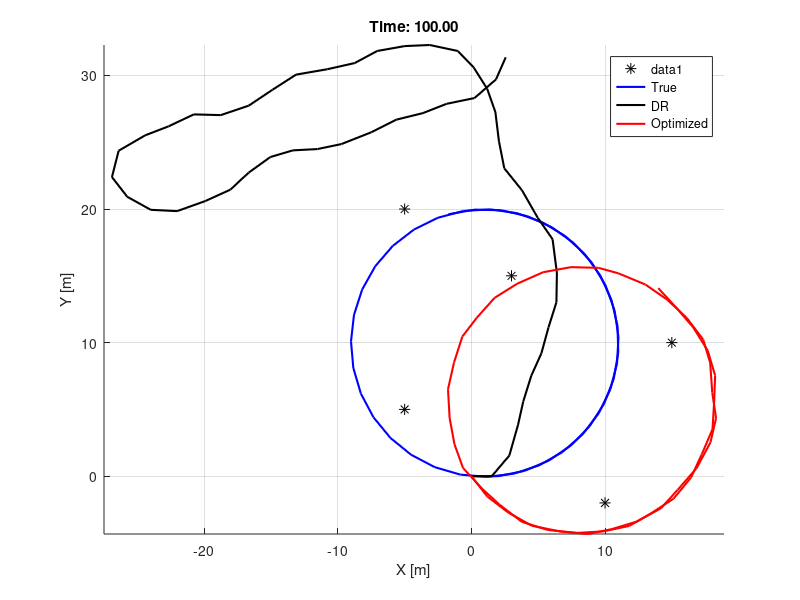

The MATLAB source for this figure:
function graph_based_slam()
    % Graph based SLAM example
    % Converted from Python to MATLAB
    %
    % Original Author: Atsushi Sakai
    % Reference: A Tutorial on Graph-Based SLAM (Grisetti et al.)

    clear; clc; close all;

    % --- Simulation Parameters ---
    % Q_sim: covariance of sensor noise [range, bearing]
    Q_sim = diag([0.2, deg2rad(1.0)]).^2;
    % R_sim: covariance of process noise [velocity, yaw_rate]
    R_sim = diag([0.1, deg2rad(10.0)]).^2;

    DT = 2.0;               % time tick [s]
    SIM_TIME = 100.0;       % simulation time [s]
    MAX_RANGE = 30.0;       % maximum observation range
    STATE_SIZE = 3;         % State size [x,y,yaw]

    % --- Graph SLAM Covariance Parameters ---
    C_SIGMA1 = 0.1;
    C_SIGMA2 = 0.1;
    C_SIGMA3 = deg2rad(1.0);

    MAX_ITR = 20;           % Maximum iteration

    show_graph_d_time = 20.0; % [s]
    show_animation = true;

    % --- Main Loop Setup ---
    time = 0.0;

    % RFID positions [x, y, yaw] (Yaw is unused for point landmarks usually)
    RFID = [10.0, -2.0, 0.0;
            15.0, 10.0, 0.0;
             3.0, 15.0, 0.0;
            -5.0, 20.0, 0.0;
            -5.0,  5.0, 0.0];

    % State Vector [x; y; yaw]
    xTrue = zeros(STATE_SIZE, 1);
    xDR = zeros(STATE_SIZE, 1);  % Dead reckoning

    % History
    hxTrue = [];
    hxDR = [];
    hz = {}; % Cell array to store observations per time step
    
    d_time = 0.0;
    is_init = false;

    % Initialize figure
    if show_animation
        figure('Name', 'Graph Based SLAM', 'Color', 'w');
    end

    while SIM_TIME >= time
        if ~is_init
            hxTrue = xTrue;
            hxDR = xDR;
            is_init = true;
        else
            hxTrue = [hxTrue, xTrue]; %#ok<AGROW>
            hxDR = [hxDR, xDR];       %#ok<AGROW>
        end

        time = time + DT;
        d_time = d_time + DT;
        
        u = calc_input();

        [xTrue, z, xDR, ~] = observation(xTrue, xDR, u, RFID, MAX_RANGE, DT, Q_sim, R_sim);

        % Store observations (z is N x 4)
        hz{end+1} = z; %#ok<AGROW>

        if d_time >= show_graph_d_time
            x_opt = run_graph_based_slam(hxDR, hz, MAX_ITR, C_SIGMA1, C_SIGMA2, C_SIGMA3);
            d_time = 0.0;

            if show_animation
                clf;
                hold on; grid on; axis equal;
                
                plot(RFID(:, 1), RFID(:, 2), '*k', 'MarkerSize', 8);
                plot(hxTrue(1, :), hxTrue(2, :), '-b', 'LineWidth', 1.5, 'DisplayName', 'True');
                plot(hxDR(1, :), hxDR(2, :), '-k', 'LineWidth', 1.5, 'DisplayName', 'DR');
                plot(x_opt(1, :), x_opt(2, :), '-r', 'LineWidth', 1.5, 'DisplayName', 'Optimized');
                
                legend('show');
                title(['Time: ', num2str(time, '%.2f')]);
                xlabel('X [m]'); ylabel('Y [m]');
                drawnow;
                pause(0.1);
            end
        end
    end
    disp('Simulation Finished.');
end

%% --- SLAM Logic Functions ---

function x_opt = run_graph_based_slam(x_init, hz, MAX_ITR, s1, s2, s3)
    disp('start graph based slam');
    
    x_opt = x_init;
    nt = size(x_opt, 2);
    STATE_SIZE = 3;
    n = nt * STATE_SIZE;

    for itr = 1:MAX_ITR
        edges = calc_edges(x_opt, hz, s1, s2, s3);

        H = zeros(n, n);
        b = zeros(n, 1);

        for i = 1:length(edges)
            edge = edges(i);
            [H, b] = fill_H_and_b(H, b, edge);
        end

        % Fix origin (Constraints on the first pose to remove gauge freedom)
        H(1:STATE_SIZE, 1:STATE_SIZE) = H(1:STATE_SIZE, 1:STATE_SIZE) + eye(STATE_SIZE);

        % Solve linear system
        dx = - (H \ b);

        % Update state
        for i = 1:nt
            idx = (i-1)*3;
            x_opt(1:3, i) = x_opt(1:3, i) + dx(idx+1:idx+3);
        end

        diff_val = dx' * dx;
        fprintf('iteration: %d, diff: %f\n', itr, diff_val);
        
        if diff_val < 1.0e-5
            break;
        end
    end
end

function edges = calc_edges(x_list, z_list, s1, s2, s3)
    edges = []; % Struct array
    cost = 0.0;
    
    num_steps = length(z_list);
    
    % Use combinations of time steps (t1 < t2)
    % Note: t1, t2 are 1-based indices here
    for t1 = 1:num_steps
        for t2 = (t1+1):num_steps
            
            x1 = x_list(1, t1); y1 = x_list(2, t1); yaw1 = x_list(3, t1);
            x2 = x_list(1, t2); y2 = x_list(2, t2); yaw2 = x_list(3, t2);

            z1 = z_list{t1};
            z2 = z_list{t2};
            
            if isempty(z1) || isempty(z2)
                continue;
            end
            
            % Check for shared landmark IDs
            % z matrix columns: [range, angle, phi, id]
            for iz1 = 1:size(z1, 1)
                id1 = z1(iz1, 4);
                for iz2 = 1:size(z2, 1)
                    id2 = z2(iz2, 4);
                    
                    if id1 == id2
                        % Found same landmark
                        d1 = z1(iz1, 1);
                        angle1 = z1(iz1, 2);
                        
                        d2 = z2(iz2, 1);
                        angle2 = z2(iz2, 2);
                        
                        edge = calc_edge(x1, y1, yaw1, x2, y2, yaw2, ...
                                         d1, angle1, d2, angle2, ...
                                         t1, t2, s1, s2, s3);
                        
                        if isempty(edges)
                            edges = edge;
                        else
                            edges(end+1) = edge; %#ok<AGROW>
                        end
                        
                        cost = cost + (edge.e' * edge.omega * edge.e);
                    end
                end
            end
        end
    end
    fprintf('cost: %f, n_edge: %d\n', cost, length(edges));
end

function edge = calc_edge(x1, y1, yaw1, x2, y2, yaw2, d1, angle1, d2, angle2, t1, t2, s1, s2, s3)
    tangle1 = pi_2_pi(yaw1 + angle1);
    tangle2 = pi_2_pi(yaw2 + angle2);
    
    tmp1 = d1 * cos(tangle1);
    tmp2 = d2 * cos(tangle2);
    tmp3 = d1 * sin(tangle1);
    tmp4 = d2 * sin(tangle2);

    edge.e = zeros(3, 1);
    edge.e(1) = x2 - x1 - tmp1 + tmp2;
    edge.e(2) = y2 - y1 - tmp3 + tmp4;
    edge.e(3) = 0; % Yaw error is treated as 0 in this specific derivation or ignored for point features in this code

    Rt1 = calc_3d_rotational_matrix(tangle1);
    Rt2 = calc_3d_rotational_matrix(tangle2);

    sig = diag([s1^2, s2^2, s3^2]); % Using provided C_SIGMA params

    % Information matrix
    edge.omega = inv(Rt1 * sig * Rt1' + Rt2 * sig * Rt2');

    edge.d1 = d1;
    edge.d2 = d2;
    edge.yaw1 = yaw1;
    edge.yaw2 = yaw2;
    edge.angle1 = angle1;
    edge.angle2 = angle2;
    edge.id1 = t1;
    edge.id2 = t2;
end

function [H, b] = fill_H_and_b(H, b, edge)
    [A, B] = calc_jacobian(edge);
    
    STATE_SIZE = 3;
    % Convert 1-based time index to 1-based matrix index
    % t1 is 1..N. id1 in struct is the time index.
    % Matrix indices: (id-1)*3 + 1
    
    idx1 = (edge.id1 - 1) * STATE_SIZE + (1:STATE_SIZE);
    idx2 = (edge.id2 - 1) * STATE_SIZE + (1:STATE_SIZE);

    H(idx1, idx1) = H(idx1, idx1) + A' * edge.omega * A;
    H(idx1, idx2) = H(idx1, idx2) + A' * edge.omega * B;
    H(idx2, idx1) = H(idx2, idx1) + B' * edge.omega * A;
    H(idx2, idx2) = H(idx2, idx2) + B' * edge.omega * B;

    b(idx1) = b(idx1) + (A' * edge.omega * edge.e);
    b(idx2) = b(idx2) + (B' * edge.omega * edge.e);
end

function [A, B] = calc_jacobian(edge)
    t1 = edge.yaw1 + edge.angle1;
    A = [-1.0, 0, edge.d1 * sin(t1);
          0, -1.0, -edge.d1 * cos(t1);
          0,    0,    0];

    t2 = edge.yaw2 + edge.angle2;
    B = [1.0, 0, -edge.d2 * sin(t2);
         0, 1.0,  edge.d2 * cos(t2);
         0,   0,    0];
end

%% --- Helper Functions ---

function u = calc_input()
    v = 1.0;        % [m/s]
    yaw_rate = 0.1; % [rad/s]
    u = [v; yaw_rate];
end

function R = calc_3d_rotational_matrix(angle)
    % Z-axis rotation matrix
    c = cos(angle);
    s = sin(angle);
    R = [c, -s, 0;
         s,  c, 0;
         0,  0, 1];
end

function angle = pi_2_pi(angle)
    angle = mod(angle + pi, 2 * pi) - pi;
end

function x = motion_model(x, u, dt)
    F = eye(3);
    B = [dt * cos(x(3)), 0;
         dt * sin(x(3)), 0;
         0,             dt];
    x = F * x + B * u;
end

function [xTrue, z, xDR, ud] = observation(xTrue, xDR, u, RFID, MAX_RANGE, dt, Q_sim, R_sim)
    xTrue = motion_model(xTrue, u, dt);

    z = zeros(0, 4); % [range, angle, phi, id]

    for i = 1:size(RFID, 1)
        dx = RFID(i, 1) - xTrue(1);
        dy = RFID(i, 2) - xTrue(2);
        d = hypot(dx, dy);
        angle = pi_2_pi(atan2(dy, dx) - xTrue(3));
        phi = pi_2_pi(atan2(dy, dx)); % Global angle to feature

        if d <= MAX_RANGE
            dn = d + randn() * sqrt(Q_sim(1, 1));
            angle_noise = randn() * sqrt(Q_sim(2, 2));
            angle_n = angle + angle_noise;
            phi_n = phi + angle_noise;
            
            % Note: Storing 'i' as ID. In Python code, i is 0-indexed index.
            % Here i is 1-indexed. We store 'i' directly.
            zi = [dn, angle_n, phi_n, i];
            z = [z; zi]; %#ok<AGROW>
        end
    end

    % Add noise to input
    ud1 = u(1) + randn() * sqrt(R_sim(1, 1));
    ud2 = u(2) + randn() * sqrt(R_sim(2, 2));
    ud = [ud1; ud2];

    xDR = motion_model(xDR, ud, dt);
end
